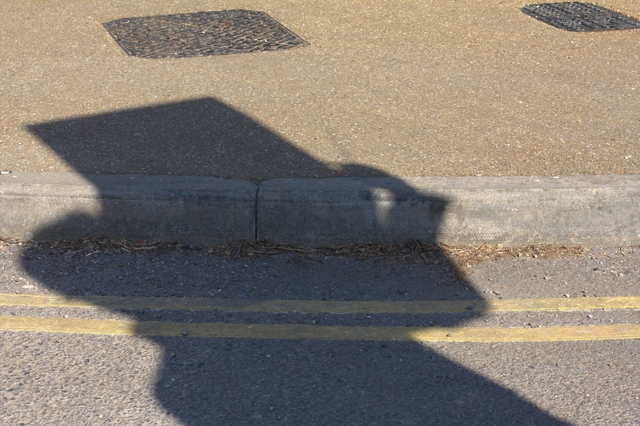
%> input picture 3.jpg, 640 x 426 px
$ octave image_main_3.m   (GNU Octave 9; MATLAB toolbox functions it lacks are replaced by stand-ins)
%> lines starting %> are read from the running program, lines starting %| are printed output that depends on the picture; in (x1, y1, x2, y2) boxes, pixels count from 0 and x2, y2 are one past the last pixel; in counts of white or black regions, pixels touching at a corner belong together; the program's own positions count from 1
### deshadow.m
function [deshaowimage] = deshadow(shadowimage, line1, line2)
R = shadowimage(:,:,1);
[X,Y] = size(R);
[offset, ~]=Offset(shadowimage,line2);
% Offset correction
imgg = zeros([X,Y,3]);
if size(offset,1)==X
     imgg= shadowimage - offset;
else
    for i=1:3
    imgg(:,:,i) = shadowimage(:,:,i) - offset(i);
    end
end

Z = load('shadow_data.mat');
shadowdata = Z.shadowdata;
mdl = KDTreeSearcher(shadowdata);
% color-line clustering
imgg1=reshape(shadowimage,X*Y,3);
geometric = sqrt( shadowimage(:,:,1).^2 + shadowimage(:,:,2).^2 +shadowimage(:,:,3).^2 );
geometric1 = reshape(geometric,[X*Y,1]);
unit = imgg1./geometric1;   %Normalization of processing data


% Correction image clustering
N = 1000;
imgg2=reshape(imgg,[X*Y,3]);
geometric = sqrt( imgg(:,:,1).^2 + imgg(:,:,2).^2 +imgg(:,:,3).^2 );
geometric1 = reshape(geometric,[X*Y,1]);
unit = imgg2./geometric1;
neighbor = knnsearch(mdl, unit);      %Find the nearest neighbor
add_neighbor = accumarray(neighbor,geometric(:),[N,1],@max);
radius_max = reshape( add_neighbor(neighbor), X, Y);
ra = (geometric)./(radius_max+eps);


% Shadow detection
detectionmap = line1>0.9;
shadowmap = line1<0.6 & line1>0.4;
log_imgg1=log(imgg1);
trdata=[log_imgg1(detectionmap(:),:);log_imgg1(shadowmap(:),:)];
trlabel=zeros([size(trdata,1),1]);
trlabel(1:sum(detectionmap(:)))=1;
model = ClassificationKNN.fit(trdata,trlabel,'NumNeighbors',3);
shadowit = predict(model,log_imgg1);
shadowit=reshape(shadowit,X,Y);
gsH = fspecial('gaussian',14,round(7));
shadowit = imfilter(shadowit,gsH,'replicate');
rmask=zeros([X,Y]);
rmask(shadowit<0.5)=1;
rmask=bwareaopen(~bwareaopen(~rmask,100),200);
bd=shadowboundary(rmask,ceil(max([X Y])/512));
bl=endpoint(ra,rmask,bd,8);
bdv=bl.e-bl.s;
mm = arrayfun(@(x) norm(bdv(:,x)), 1:length(bl.s));
bd.w = zeros(1,length(bd.t));
bd.w(~bd.t) = mm;
pmask=penumbra(bd,[X,Y]);
umask = rmask & ~pmask;
lmask=~(umask|pmask);

% Umbra shadow removal
umask1=reshape([umask umask umask],[X,Y,3]);
lmask1=reshape([lmask lmask lmask],[X,Y,3]);
umask2=neighbor;
lmask2=neighbor;
umask2(umask(:)==0)=N+1;
lmask2(lmask(:)==0)=N+1;
lm=zeros([N+1 3]);
um=zeros([N+1 3]);
lmean=zeros([N+1 3]);
umean=zeros([N+1 3]);

for i=1:3
      lm(:,i)=accumarray(lmask2,imgg1(:,i),[N+1 1],@std);
      um(:,i)=accumarray(umask2,imgg1(:,i),[N+1 1],@std);
      lmean(:,i)=accumarray(lmask2,imgg1(:,i),[N+1 1],@mean);
      umean(:,i)=accumarray(umask2,imgg1(:,i),[N+1 1],@mean);
end

% Use the average statistis to relight the umbra region that has no reference lit pixels
lingtx=sum(umean,2)>0;
lighty=lingtx & (sum(lmean,2)==0);
if find(lighty)
    lights=lingtx & ~lighty;
    meanscale=mean(lmean(lights,:)./umean(lights,:),1);
    stdscale=mean(lm(lights,:)./um(lights,:),1);
    for index=1:3
        lmean(lighty,index)=umean(lighty,index)* meanscale(index);
        lm(lighty,index)=um(lighty,index)* stdscale(index);
    end
end
% Relight umbra region.
std_scale=lm./max((um+eps),0.01);
udeimg=(imgg1-umean(umask2,:)).*std_scale(umask2,:)+lmean(umask2,:);

% Penumbra shadow removal
pmask1=reshape([pmask pmask pmask],[X,Y,3]);
pmask2=neighbor;
pmask2(pmask(:)==0)=N+1;
umean1=accumarray(umask2,ra(:),[N+1 1],@mean);
lmean2=accumarray(lmask2,ra(:),[N+1 1],@mean);
uscale=imgg1./udeimg;
uscale_mean=zeros([N+1 3]);
pscale=zeros([X*Y,3]);
for i=1:3
      uscale_mean(:,i)=accumarray(umask2,uscale(:,i),[N+1 1],@mean);
      pscale(:,i)=uscale_mean(pmask2,i)+(1-uscale_mean(pmask2,i)).*(ra(:)-umean1(pmask2))./(lmean2(pmask2)-umean1(pmask2));
end
pscale=reshape(pscale,X,Y,3);
uscale=reshape(uscale,X,Y,3);
pscale(pmask1==0)=0;
uscale(umask1==0)=0;
scale=pscale+uscale;
scale(lmask1==1)=1;
deshaowimage=shadowimage./scale;


figure,
subplot(2,2,1);
imshow(shadowimage);
title('Input');

subplot(2,2,2);
imshow(imgg);
title('offset result');

%subplot(2,3,3);
%imshow(pscale);
%title('mask1');

subplot(2,2,3);
imshow(lmask*0.3+pmask*0.7+umask);
title('mask2');

%subplot(2,3,5);
%imshow(shadowit);
%title('mask3');

subplot(2,2,4);
imshow(deshaowimage);
title('Shadow free image');


end

### Offset.m
function [offset, line2] = Offset(img, line2)
    if isempty(line2)
        figure;imshow(img);
        [~,x,y] = handle(gca,3);
        close
        offseting=zeros([size(img,1),size(img,2)]);
       for index=1:length(x)
           offseting(round(y(index)),round(x(index)))=1;
       end
        offseting=logical(imdilate(offseting,strel('sphere',3)));
        line2 = offseting;
    else
        offseting = line2 > 0.4;
    end
    r = img(:,:,1); g = img(:,:,2); b = img(:,:,3);
    selectData = cat(2, r(offseting), g(offseting), b(offseting));
    [~,V]=pca(selectData);
    v=V';
    p=mean(selectData);
    ori=p-v*dot(p,v)/norm(v);
    for channel=1:3
        img(:,:,channel)=img(:,:,channel)-ori(channel);
    end
    imgnorm=sqrt(img(:,:,1).^2+img(:,:,2).^2+img(:,:,3).^2);
    offset=zeros(size(img));
    v=v./norm(v);
    for channel=1:3
        offset(:,:,channel)=img(:,:,channel).*ori(channel)./(v(channel).*imgnorm+eps);
    end

    function [d v] = pca(X)
        m = mean(X,1)';  %Zero the center of the matrix column to get matrix X
        for c=1:3
            X(:,c) = X(:,c)-m(c);
        end
        X = X'*X ;  %Calculate X'*X
        X = X/size(X,1);
        [V, lambda] = eig(X);     %Solving eigenvalues and eigenvectors.
        d = diag(lambda);
        v = V(:,3);
    end
end

### huaxian.m
function img=huaxian(a,b,c,d,k,Ih)
img=Ih;
xk=(c-a);
yk=(d-b);
if xk==0
    if yk>0
        for i=b:d
            img(i,a)=k;
        end
    end
    if yk<0
        for i=d:b
            img(i,a)=k;
        end
    end
return
end
if yk==0
    if xk>0
        for i=a:c
            img(b,i)=k;
        end
    end
    if xk<0
        for i=c:a
            img(b,i)=k;
        end
    end
return
end
ykk=(yk/xk);
if a<c
    y=b;
    for i=a:c
        img(round(y),i)=k;
        y=(y+ykk);
    end
end
if a>c
    y=d;
    for i=c:a
        img(round(y),i)=k;
        y=(y+ykk);
    end
end
xkk=(xk/yk);
if b<d
    x=a;
    for i=b:d
        img(i,round(x))=k;
        x=(x+xkk);
    end
end
if b>d
    x=c;
    for i=d:b
        img(i,round(x))=k;
        x=(x+xkk);
    end
end

### image_main_3.m
%Run this file to get the shadow removal of image 3.jpg.

clear all;
shadowimage=im2double(imread('3.jpg')); % read 3.jpg

m = shadowimage;
R = m(:,:,1);
[width,height]=size(R); % calculate the size of image
%> width = 426; height = 640
rm0 = zeros(width,height);
rm = rm0;
k1 = 0.502; % set color perameters
k2 = 1;

for i = 1:8  % choose the needed region line
    a = 138+i;
    b = 112;
    c = 319+i;
    d = 397;
    rm=huaxian(a,b,c,d,k1,rm);
    a = 402+i;
    b = 88;
    c = 562+i;
    d = 378;
    rm=huaxian(a,b,c,d,k2,rm);
end
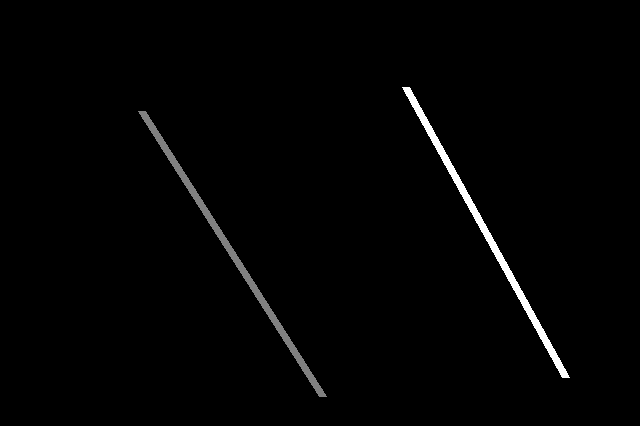
%> rm: size 426x640 double; min 0, max 1, mean 0.0128

line2 = rm0;

for i = 1:8
    a = 330+i;
    b = 120;
    c = 220+i;
    d = 180;
    line2=huaxian(a,b,c,d,k2,line2);
end
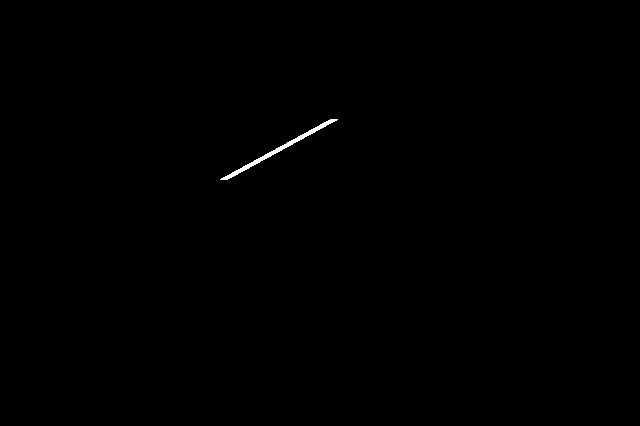
%> line2: size 426x640 double; values 0 (black) and 1 (white), 0.2% white; 1 white region, box (x1, y1, x2, y2) and area: (220, 119, 338, 180) 538

line1=im2double(rm);
line2=im2double(line2);
[deshadowimage]=deshadow(shadowimage,line1,line2); % get the results
%> in Offset, `g = img(:,:,2)`:
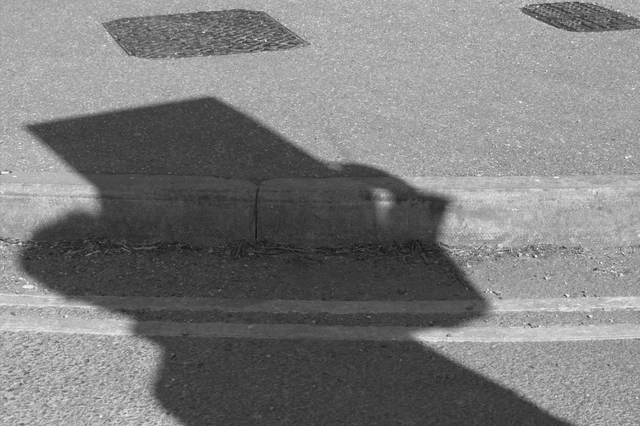
%> g: size 426x640 double; min 0.0706, max 0.957, mean 0.489
%> in Offset, `b = img(:,:,3)`:
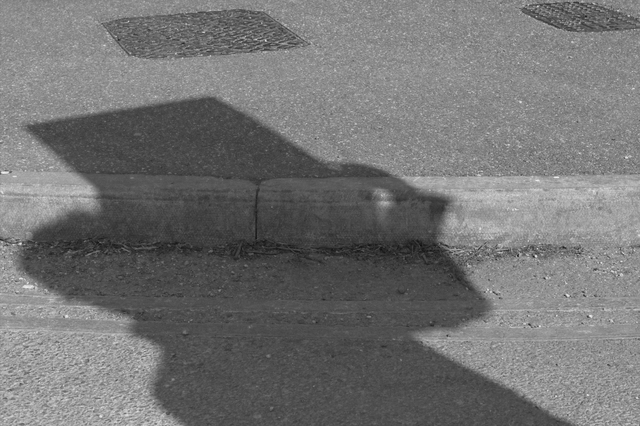
%> b: size 426x640 double; min 0.0627, max 0.933, mean 0.453
%> in Offset, `selectData = cat(2, r(offseting), g(offseting), b(offseting));`: selectData = 538 rows, first 12: [0.263 0.286 0.333; 0.271 0.298 0.337; 0.271 0.294 0.341; 0.29 0.318 0.357; 0.302 0.333 0.384; 0.243 0.247 0.267; 0.184 0.212 0.251; 0.255 0.286 0.329; 0.247 0.259 0.278; 0.204 0.22 0.255; 0.231 0.259 0.298; 0.235 0.239 0.255]
%> in pca, `m = mean(X,1)';`: m = [0.434; 0.407; 0.377]
%> after the loop in pca, `for c=1:3`: X = 538 rows, first 12: [-0.171 -0.121 -0.0441; -0.163 -0.109 -0.0402; -0.163 -0.113 -0.0362; -0.143 -0.0893 -0.0206; -0.132 -0.0737 0.00689; -0.19 -0.16 -0.111; -0.249 -0.195 -0.126; -0.179 -0.121 -0.048; -0.186 -0.148 -0.099; -0.23 -0.187 -0.123; -0.202 -0.148 -0.0794; -0.198 -0.168 -0.123]
%> in pca, `X = X'*X ;  %Calculate X'*X`: X = [30.92 24.98 16.55; 24.98 20.24 13.47; 16.55 13.47 9.09]
%> in pca, `X = X/size(X,1);`: X = [10.31 8.33 5.52; 8.33 6.75 4.49; 5.52 4.49 3.03]
%> in pca, `[V, lambda] = eig(X);`: V = [0.462 0.522 0.717; -0.81 -0.0802 0.58; 0.361 -0.849 0.386]; lambda = [0.00345 0 0; 0 0.059 0; 0 0 20.02]
%> in pca, `d = diag(lambda);`: d = [0.00345; 0.059; 20.02]
%> in pca, `v = V(:,3);`: v = [0.717; 0.58; 0.386]
%> in Offset, `v=V';`: v = [0.717 0.58 0.386]
%> in Offset, `p=mean(selectData);`: p = [0.434 0.407 0.377]
%> in Offset, `ori=p-v*dot(p,v)/norm(v);`: ori = [-0.0631 0.00488 0.11]
%> after the loop in Offset, `for channel=1:3`:
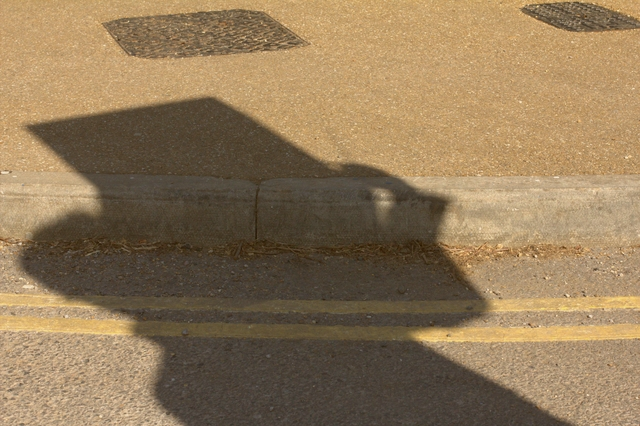
%> img: size 426x640x3 double; mean R, G, B 0.587, 0.484, 0.343; drawn with min black and max white
%> after the loop in Offset, `for channel=1:3`:
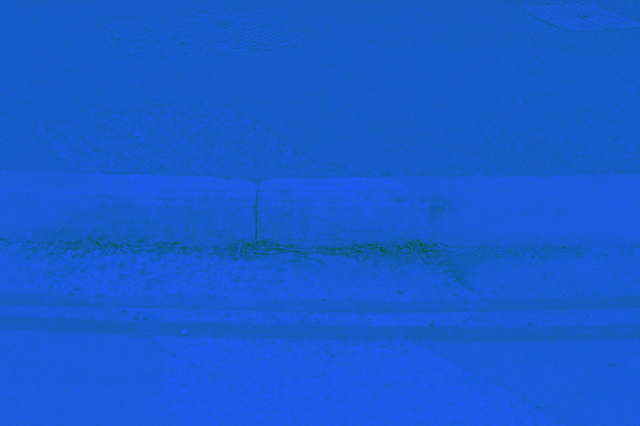
%> offset: size 426x640x3 double; mean R, G, B -0.0618, 0.00486, 0.117; drawn with min black and max white
%> in deshadow, `imgg= shadowimage - offset;`:
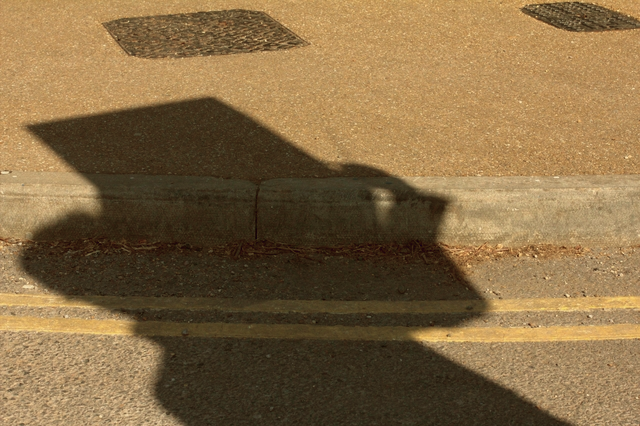
%> imgg: size 426x640x3 double; mean R, G, B 0.586, 0.484, 0.336; drawn with min black and max white
%> (the run ends here)
